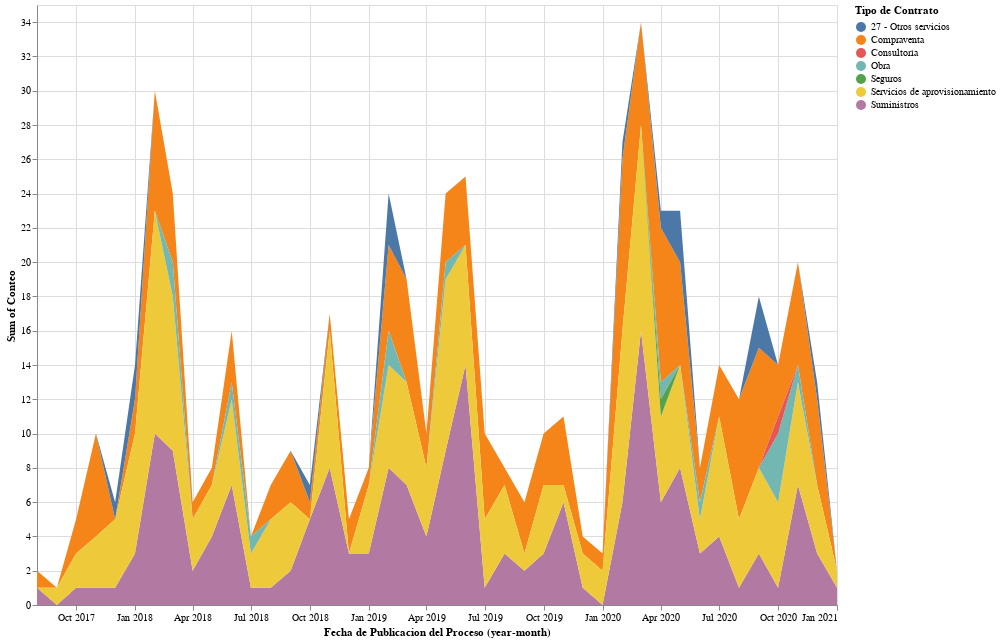

Here is the notebook cell this chart was saved with:
### Markdown cell above
Paletas colores Altair: https://vega.github.io/vega/docs/schemes/

### Code cell
alt.Chart(Conteo_tipocontrato_leticia).mark_area().encode(
    alt.X('yearmonth(Fecha de Publicacion del Proceso):T'),
    alt.Y('sum(Conteo):Q'),
    alt.Color('Tipo de Contrato:N')
).properties(
    width=800,
    height=600
)

### Figure 1 — Vega-Lite specification as saved in the notebook (floating-point values rounded to 4 significant figures; data arrays with more than 128 entries replaced by an {"elided": "..."} marker saying what was removed)
{"config": {"view": {"continuousWidth": 400, "continuousHeight": 300}}, "data": {"name": "data-51071672e2374ca9dfb53f273c9cdfa0"}, "mark": "area", "encoding": {"color": {"type": "nominal", "field": "Tipo de Contrato"}, "x": {"type": "temporal", "field": "Fecha de Publicacion del Proceso", "timeUnit": "yearmonth"}, "y": {"type": "quantitative", "aggregate": "sum", "field": "Conteo"}}, "height": 600, "width": 800, "$schema": "https://vega.github.io/schema/vega-lite/v4.8.1.json", "datasets": {"data-51071672e2374ca9dfb53f273c9cdfa0": {"elided": "432 records"}}}
